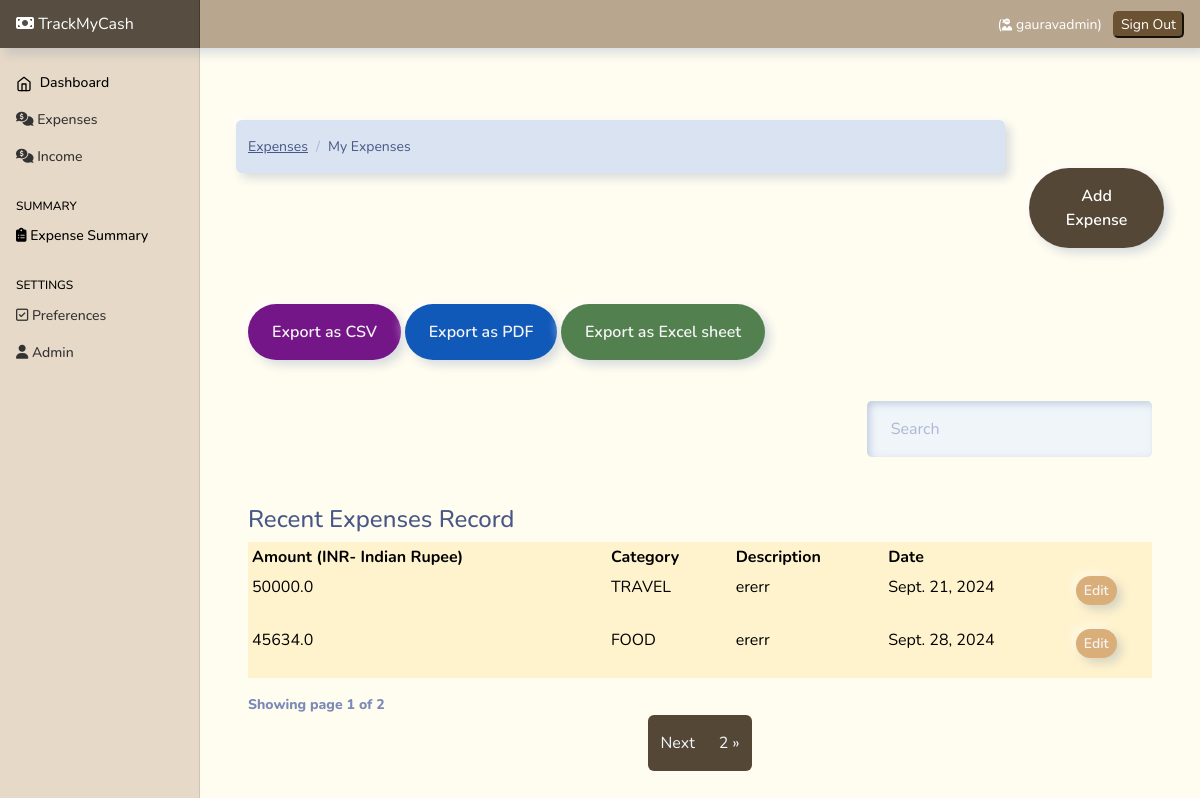
Screenshot of / (signed in) with the database file from the repository.
### userpreferences/models.py (models this page shows, shortened)
class UserPreferences(models.Model):
    user=models.OneToOneField(to=User , on_delete=models.CASCADE)
    currency=models.CharField(max_length=250, blank=True , default="null" ,  null=True )

### Expenses/models.py (models this page shows, shortened)
class Expense(models.Model):
    amount=models.FloatField()
    date=models.DateField(default=now)
    description=models.TextField()
    owner=models.ForeignKey(to=User , on_delete=models.CASCADE)
    category=models.CharField( max_length=250)
    class Meta:
        ordering:['-date']

### Expenses/views.py (the view)
# urls.py: path('', views.index , name="home"),
@login_required(login_url="auth/login")
def index(request):
    currency=UserPreferences.objects.get(user=request.user).currency
    expense=Expense.objects.filter(owner=request.user)
    paginator=Paginator(expense , 2)
    page_number=request.GET.get('page')
    page_obj=Paginator.get_page(paginator,page_number)
    context={
        'expenses':expense,
        'page_obj':page_obj,
        'currency':currency
    }
    return render(request, 'expenses/index.html' , context)

### templates/expenses/index.html (shortened to what this page needs)
{% extends "base.html" %}
{% load static %}
{% block content %}
<div class="container mt-4">
    <div class="row">
      <div class="col-md-10">
        <nav aria-label="breadcrumb">
          <ol class="breadcrumb">
            <li class="breadcrumb-item">
              <a href="">Expenses</a>
            </li>
            <li class="breadcrumb-item active" aria-current="page">
              My Expenses
            </li>
          </ol>
        </nav>
      </div>
      <div class="col-md-2 mt-5 mb-5"  >
        <a href="{% url 'add-expense'%}" class="btn btn-primary" style="background-color: rgb(85, 71, 54);color:white;"  >Add Expense</a>
      </div>
      <br><br>
    </div>
    <div class="container">
        {% include 'partials/messages.html' %} {% if expenses.count %}
        <div class="row">
          <div class="col-md-8 "  >
            <a class="btn btn-secondary mt-2"  href="{% url 'export-csv' %}"  style="background-color: rgb(117, 22, 136); color: whitesmoke;" >Export as CSV</a>
            <a  class="btn btn-secondary mt-2" href="{% url 'export-pdf' %}" style="background-color: rgb(17, 89, 184); color: whitesmoke;" >Export as PDF</a>
            <a  class="btn btn-secondary mt-2" href="{% url 'export-excel' %}" style="background-color: rgb(83, 128, 79); color: whitesmoke;" >Export as Excel sheet </a>
          </div>
          <br><br>
          <div class="col-md-4">
           <br><br> <br><br><br>
            <div class="form-group">
              <input type="text" class="form-control" id="searchField" placeholder="Search" style="  border-radius: 5px;">
            </div>
          </div>
        </div>
    <div class="app-table table-responsive mt-5" >
      <caption><h4>Recent Expenses Record</h4></caption>
      <table class="table table-hover  table-sm  table-bordered table-warning">
        <thead class="thead-dark" >
          <tr>
            <th >Amount ({{currency}})</th>
            <th >Category</th>
            <th >Description</th>
            <th >Date</th>
            <th ></th>
          </tr>
        </thead>
        <tbody class="">
          {% for expense in page_obj%}
          <tr>
            <td>{{expense.amount}}</td>
            <td>{{expense.category}}</td>
            <td>{{expense.description}}</td>
            <td>{{expense.date}}</td>
            <td>
              <a
                href="{% url 'expense-edit' expense.id  %}"
                class="btn btn-secondary btn-sm mb-3" style="background-color: rgb(218, 174, 121);color:whitesmoke;"
                >Edit</a
              >
            </td>
          </tr>
          {% endfor %}
        </tbody>
      </table>
    </div>
        <div class="pagination-container">
        <div class="" style="font-weight: 800;">
          Showing page {{page_obj.number}} of {{ page_obj.paginator.num_pages }}
        </div>
        <ul  class="pagination align-right float-right mr-auto" style="background-color: rgb(255, 252, 240); box-shadow: none;" >
          {% if page_obj.has_next %}
          <li class="page-item"> <a  style="background-color: rgb(85, 71, 54); color:aliceblue;"  class="page-link" href="?page={{ page_obj.next_page_number }}">Next</a></li>
          <li class="page-item"> <a  style="background-color: rgb(85, 71, 54) ; color:aliceblue; " class="page-link" href="?page={{ page_obj.paginator.num_pages }}">{{ page_obj.paginator.num_pages}} &raquo;</a></li>
          {% endif %}
          </ul>
        {% else %}
        <p class="no-results" style="display: block; ;" >No results  found</p>
        {% endif %}
      </div>
    </div>
    </div>
{% endblock content %}

### templates/base.html (shortened to what this page needs)
{% load static %}
<html lang="en">
  <head>
    <link href="https://cdn.jsdelivr.net/npm/bootstrap@5.0.2/dist/css/bootstrap.min.css" rel="stylesheet">
    <link rel="stylesheet" href="https://cdnjs.cloudflare.com/ajax/libs/font-awesome/6.4.2/css/all.min.css"
 />
<link href= {% static 'css/bootstrap.min.css'%} rel="stylesheet" >
<link href= {% static 'css/main.css'%} rel="stylesheet" >
    <link href= {% static 'css/dashboard.css'%} rel="stylesheet">
  </head>
  <body style="background-color: rgb(255, 252, 240);">
<header class="navbar navbar-dark sticky-top  flex-md-nowrap p-0 shadow mb-5" style="background-color: rgb(184, 166, 142); box-shadow: 5px 10px 5px #e2e2e2; ">
  <a style="background-color: rgb(87, 78, 65);  " class="navbar-brand col-md-3 col-lg-2 me-0 px-3" href="/"><i class="fa-solid fa-money-bill"></i> TrackMyCash</a>
  <div class="navbar-nav" >
    <div class="nav-item text-nowrap">
      <ul
      class="navbar-nav px-3 "
      style="display: flex; flex-direction: row; align-items: center;"
    >
      <li class="nav-item text-nowrap mt-3 ml-2 mr-5">
        {% if user.is_authenticated %}
        <li class="nav-item text-nowrap">
          <span class="nav-link" style="color: white;">
            (<i style="font-size: 12px;" class="fa-solid fa-user-ninja"></i> {{request.user}})
          </span>
        </li>
        <a href="{% url  'logout' %}"  style="text-decoration: none;">
          <input
            class="text text-capitalize"
            type="submit"
            value="Sign out"
            style="background-color: rgb(107, 82, 51); border-radius: 5px; border-color:rgb(107, 82, 51); color: white;"
          />
        </a>
        {% endif %}
      </li>
    </ul>
    </div>
  </div>
</header>
<div class="container-fluid">
  <div class="row">
     {% include "partials/sidebar.html" %}
    <main class="col-md-9 ms-sm-auto col-lg-10 px-md-4">
     {% block content %}
     {% endblock content %}
    </main>
  </div>
</div>
  </body>
</html>

### static/css/dashboard.css (style rules this page uses)
body { font-size: .875rem; }
.navbar-brand { padding-top: .75rem; padding-bottom: .75rem; font-size: 1rem; background-color: rgba(0, 0, 0, .25); box-shadow: inset -1px 0 0 rgba(0, 0, 0, .25); }

### rows the page displays
UserPreferences: currency "INR- Indian Rupee"
Expense: amount "50000.0", category "TRAVEL", description "ererr", date "Sept. 21, 2024"
Expense: amount "45634.0", category "FOOD", description "ererr", date "Sept. 28, 2024"

### other values shown
{{ request.user }} "gauravadmin"
{{ page_obj.number }} "1"
{{ page_obj.paginator.num_pages }} "2"
